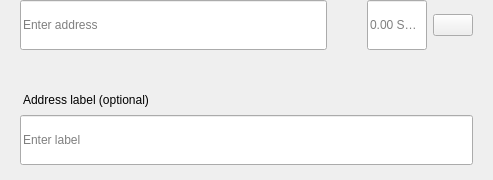
<?xml version="1.0" encoding="UTF-8"?>
<ui version="4.0">
 <class>SendMultiRow</class>
 <widget class="QWidget" name="SendMultiRow">
  <property name="geometry">
   <rect>
    <x>0</x>
    <y>0</y>
    <width>493</width>
    <height>180</height>
   </rect>
  </property>
  <property name="minimumSize">
   <size>
    <width>0</width>
    <height>0</height>
   </size>
  </property>
  <property name="maximumSize">
   <size>
    <width>16777215</width>
    <height>16777215</height>
   </size>
  </property>
  <property name="windowTitle">
   <string>Form</string>
  </property>
  <layout class="QVBoxLayout" name="verticalLayout_3">
   <property name="spacing">
    <number>0</number>
   </property>
   <property name="leftMargin">
    <number>0</number>
   </property>
   <property name="topMargin">
    <number>0</number>
   </property>
   <property name="rightMargin">
    <number>20</number>
   </property>
   <property name="bottomMargin">
    <number>5</number>
   </property>
   <item alignment="Qt::AlignTop">
    <widget class="QWidget" name="widget" native="true">
     <property name="sizePolicy">
      <sizepolicy hsizetype="Expanding" vsizetype="Maximum">
       <horstretch>0</horstretch>
       <verstretch>0</verstretch>
      </sizepolicy>
     </property>
     <property name="minimumSize">
      <size>
       <width>0</width>
       <height>60</height>
      </size>
     </property>
     <property name="maximumSize">
      <size>
       <width>16777215</width>
       <height>85</height>
      </size>
     </property>
     <layout class="QHBoxLayout" name="horizontalLayout" stretch="6,0,2">
      <property name="spacing">
       <number>0</number>
      </property>
      <property name="leftMargin">
       <number>8</number>
      </property>
      <property name="topMargin">
       <number>0</number>
      </property>
      <property name="rightMargin">
       <number>0</number>
      </property>
      <property name="bottomMargin">
       <number>0</number>
      </property>
      <item alignment="Qt::AlignTop">
       <widget class="QStackedWidget" name="stackedAddress">
        <property name="minimumSize">
         <size>
          <width>0</width>
          <height>50</height>
         </size>
        </property>
        <property name="maximumSize">
         <size>
          <width>16777215</width>
          <height>50</height>
         </size>
        </property>
        <widget class="QWidget" name="page_4">
         <property name="sizePolicy">
          <sizepolicy hsizetype="Expanding" vsizetype="Preferred">
           <horstretch>0</horstretch>
           <verstretch>0</verstretch>
          </sizepolicy>
         </property>
         <property name="minimumSize">
          <size>
           <width>0</width>
           <height>50</height>
          </size>
         </property>
         <property name="maximumSize">
          <size>
           <width>16777215</width>
           <height>55</height>
          </size>
         </property>
         <layout class="QVBoxLayout" name="verticalLayout_7">
          <property name="spacing">
           <number>0</number>
          </property>
          <property name="leftMargin">
           <number>12</number>
          </property>
          <property name="topMargin">
           <number>0</number>
          </property>
          <property name="rightMargin">
           <number>0</number>
          </property>
          <property name="bottomMargin">
           <number>0</number>
          </property>
          <item>
           <widget class="QLineEdit" name="lineEditAddress">
            <property name="minimumSize">
             <size>
              <width>0</width>
              <height>50</height>
             </size>
            </property>
            <property name="maximumSize">
             <size>
              <width>16777215</width>
              <height>50</height>
             </size>
            </property>
            <property name="placeholderText">
             <string>Enter address</string>
            </property>
           </widget>
          </item>
         </layout>
        </widget>
        <widget class="QWidget" name="page_3"/>
       </widget>
      </item>
      <item>
       <spacer name="horizontalSpacer_3">
        <property name="orientation">
         <enum>Qt::Horizontal</enum>
        </property>
        <property name="sizeType">
         <enum>QSizePolicy::Fixed</enum>
        </property>
        <property name="sizeHint" stdset="0">
         <size>
          <width>40</width>
          <height>20</height>
         </size>
        </property>
       </spacer>
      </item>
      <item>
       <layout class="QHBoxLayout" name="horizontalLayout_2">
        <property name="spacing">
         <number>6</number>
        </property>
        <item alignment="Qt::AlignTop">
         <widget class="QLineEdit" name="lineEditAmount">
          <property name="sizePolicy">
           <sizepolicy hsizetype="Expanding" vsizetype="Preferred">
            <horstretch>0</horstretch>
            <verstretch>0</verstretch>
           </sizepolicy>
          </property>
          <property name="minimumSize">
           <size>
            <width>0</width>
            <height>50</height>
           </size>
          </property>
          <property name="maximumSize">
           <size>
            <width>16777215</width>
            <height>50</height>
           </size>
          </property>
          <property name="maxLength">
           <number>17</number>
          </property>
          <property name="alignment">
           <set>Qt::AlignLeading|Qt::AlignLeft|Qt::AlignVCenter</set>
          </property>
          <property name="placeholderText">
           <string notr="true">0.00 SUDA</string>
          </property>
         </widget>
        </item>
        <item>
         <layout class="QVBoxLayout" name="verticalLayout">
          <property name="topMargin">
           <number>14</number>
          </property>
          <property name="bottomMargin">
           <number>0</number>
          </property>
          <item alignment="Qt::AlignTop">
           <widget class="QPushButton" name="btnMenu">
            <property name="minimumSize">
             <size>
              <width>0</width>
              <height>0</height>
             </size>
            </property>
            <property name="maximumSize">
             <size>
              <width>16777215</width>
              <height>16777215</height>
             </size>
            </property>
            <property name="focusPolicy">
             <enum>Qt::NoFocus</enum>
            </property>
            <property name="text">
             <string/>
            </property>
           </widget>
          </item>
         </layout>
        </item>
       </layout>
      </item>
     </layout>
    </widget>
   </item>
   <item>
    <widget class="QWidget" name="layoutLabel" native="true">
     <property name="minimumSize">
      <size>
       <width>0</width>
       <height>0</height>
      </size>
     </property>
     <property name="maximumSize">
      <size>
       <width>16777215</width>
       <height>16777215</height>
      </size>
     </property>
     <layout class="QVBoxLayout" name="verticalLayout_9">
      <property name="spacing">
       <number>6</number>
      </property>
      <property name="leftMargin">
       <number>20</number>
      </property>
      <property name="topMargin">
       <number>0</number>
      </property>
      <property name="rightMargin">
       <number>0</number>
      </property>
      <property name="bottomMargin">
       <number>10</number>
      </property>
      <item>
       <spacer name="verticalSpacer">
        <property name="orientation">
         <enum>Qt::Vertical</enum>
        </property>
        <property name="sizeType">
         <enum>QSizePolicy::Fixed</enum>
        </property>
        <property name="sizeHint" stdset="0">
         <size>
          <width>20</width>
          <height>20</height>
         </size>
        </property>
       </spacer>
      </item>
      <item>
       <widget class="QLabel" name="labelSubtitleDescription">
        <property name="styleSheet">
         <string notr="true">margin-bottom:2px;
margin-left:0.05px;
padding:0px;</string>
        </property>
        <property name="text">
         <string>Address label (optional)</string>
        </property>
       </widget>
      </item>
      <item>
       <widget class="QLineEdit" name="lineEditDescription">
        <property name="minimumSize">
         <size>
          <width>0</width>
          <height>50</height>
         </size>
        </property>
        <property name="maximumSize">
         <size>
          <width>16777215</width>
          <height>50</height>
         </size>
        </property>
        <property name="placeholderText">
         <string>Enter label</string>
        </property>
       </widget>
      </item>
     </layout>
    </widget>
   </item>
  </layout>
 </widget>
 <resources/>
 <connections/>
</ui>
